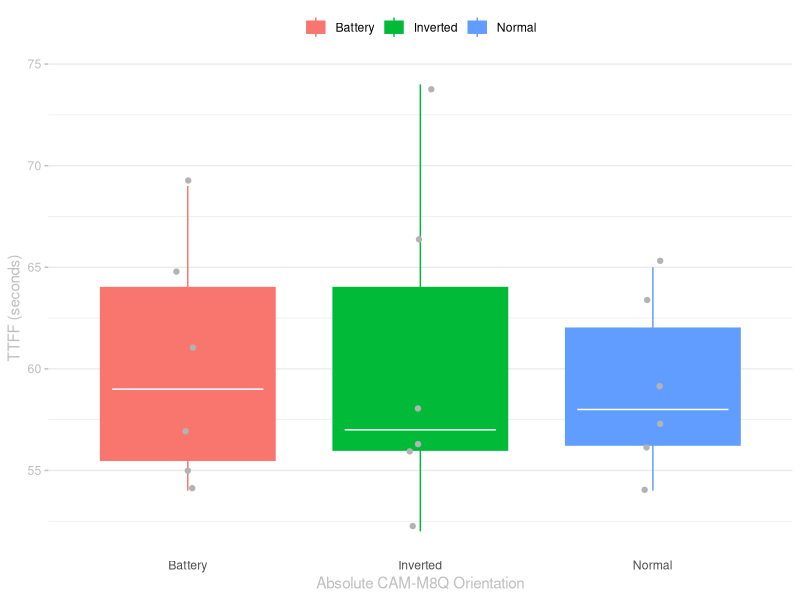
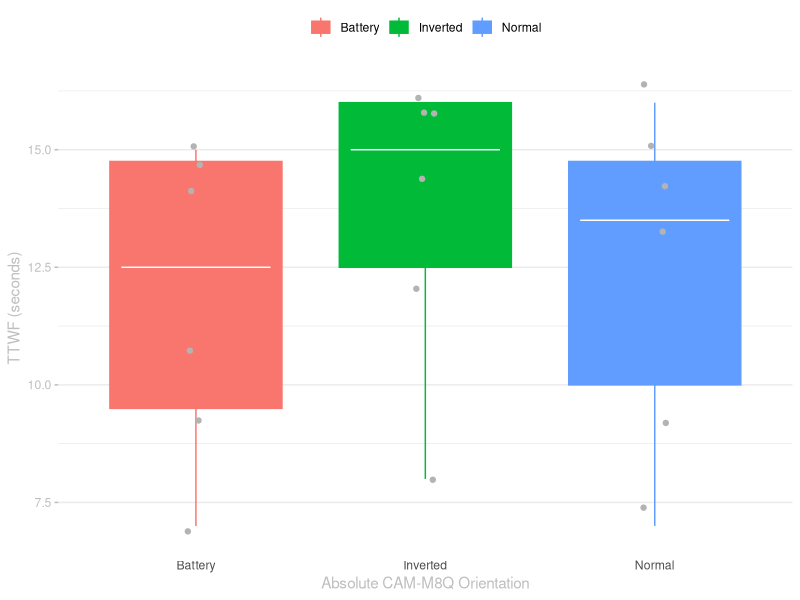

Reproduce these figures in R, in order.
a <- c(57,54,63,59,65,56,66,52,56,58,56,74, 54, 57, 65, 69, 55, 61)
b <- c(7,14,13,9,15,16,16,12,16,8,16,14,14,7,15,9,15,11)
c <- c("Normal", "Normal", "Normal", "Normal", "Normal", "Normal", "Inverted", "Inverted", "Inverted", "Inverted", "Inverted", "Inverted", 
       "Battery", "Battery", "Battery", "Battery", "Battery", "Battery" )

fixes <- as.data.frame(cbind(as.numeric(a),as.numeric(b), c)) 
colnames(fixes) <- c("TTFF", "TTWF", "Orientation")
fixes$TTFF <- as.numeric(as.character(fixes$TTFF))
fixes$TTWF <- as.numeric(as.character(fixes$TTWF))

require(ggplot2)
require(cowplot)

theme = theme_set(theme_minimal())
theme = theme_update(legend.position="top", legend.title=element_blank(), panel.grid.major.x=element_blank())

boxplot1 = ggplot(data=fixes, aes(Orientation, TTFF))

#Stylized Boxplot
boxplot1 = boxplot1 + geom_boxplot(outlier.colour = NULL, aes_string(colour="Orientation", fill="Orientation")) + # geom_boxplot(notch=T) to compare groups
  stat_summary(geom = "crossbar", width=0.65, fatten=0, color="white", fun.data = function(x){ return(c(y=median(x), ymin=median(x), ymax=median(x))) })

#No X Axis
theme = theme_update(axis.ticks.x = element_blank(), axis.line.x = element_blank())
#No Y Axis
theme = theme_update(axis.ticks.y = element_blank(), axis.line.y = element_blank())
#No Y Axis Label + Grey Axis Numbers
theme = theme_update(axis.line.y = element_blank(), axis.text.y = element_text(colour="grey"), axis.ticks.y= element_line(colour="grey"), axis.title.y= element_text(colour="grey"), axis.title.x= element_text(colour="grey"))

boxplot1 = boxplot1 + 
  ylab("TTFF (seconds)") + 
  xlab ("Absolute CAM-M8Q Orientation")+
  geom_jitter(color="grey70", width=0.05)

boxplot1

boxplot2 = ggplot(data=fixes, aes(Orientation, TTWF))

#Stylized Boxplot
boxplot2 = boxplot2 + geom_boxplot(outlier.colour = NULL, aes_string(colour="Orientation", fill="Orientation")) + # geom_boxplot(notch=T) to compare groups
  stat_summary(geom = "crossbar", width=0.65, fatten=0, color="white", fun.data = function(x){ return(c(y=median(x), ymin=median(x), ymax=median(x))) })

#No X Axis
theme = theme_update(axis.ticks.x = element_blank(), axis.line.x = element_blank())
#No Y Axis
theme = theme_update(axis.ticks.y = element_blank(), axis.line.y = element_blank())
#No Y Axis Label + Grey Axis Numbers
theme = theme_update(axis.line.y = element_blank(), axis.text.y = element_text(colour="grey"), axis.ticks.y= element_line(colour="grey"), axis.title.y= element_text(colour="grey"), axis.title.x= element_text(colour="grey"))

boxplot2 = boxplot2 + 
  ylab("TTWF (seconds)") + 
  xlab ("Absolute CAM-M8Q Orientation")+
  geom_jitter(color="grey70", width=0.05)

boxplot2